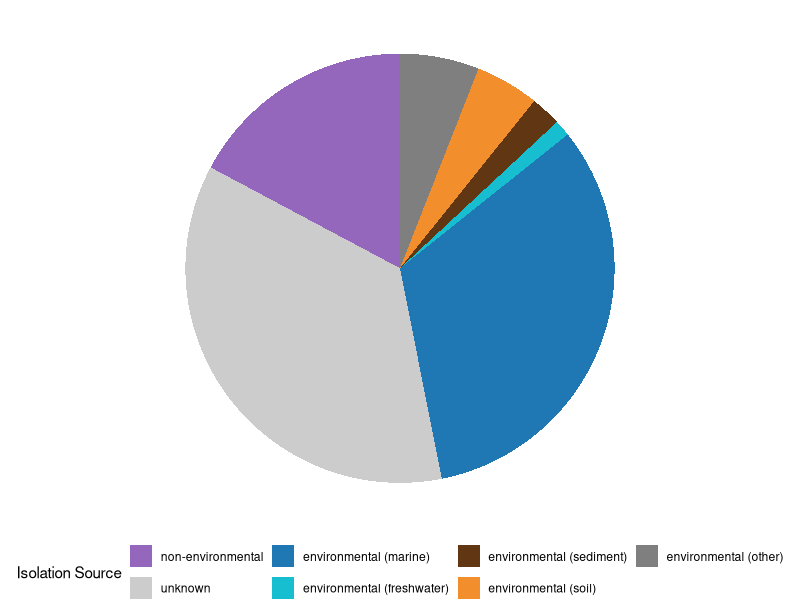
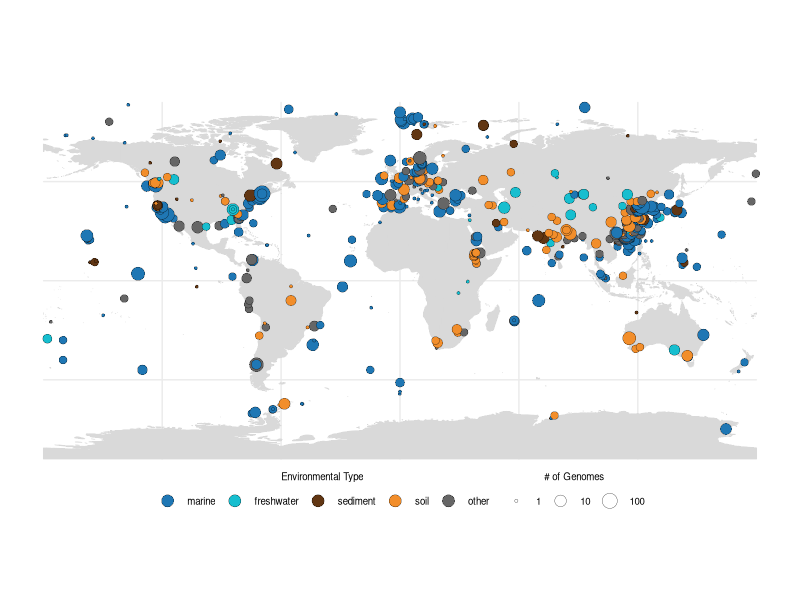

Here is the R script that generated these plots, in order:
# This script makes a map of the lat long coordinates of the NCBI metadata with the most common environmental source for each lat long point

# Load required libraries ----
library(here)
library(tidyverse)
library(rnaturalearthdata)
library(rnaturalearth)
library(ggplot2)

# Define a function to return the mode value from a vector of values ------
get_mode <- function(x) {
    ux <- unique(x)
    ux[which.max(tabulate(match(x, ux)))]
}

# Load the metadata file -----
dat <- read_csv(here("data", "intermediate", "ncbi_metadata_clean.csv"),
                     show_col_types = FALSE) %>%
    rename(assembly = assembly_accession)

# Summarize data by isolation_source_mapped and environmental_source_mapped and make a pie plot
dat_pie <- dat %>%
    mutate(pie_section = 
               case_when(
            isolation_source_mapped == "non-environmental" ~ "non-environmental",
            isolation_source_mapped == "unknown" ~ "unknown",
            environmental_source_mapped == "marine" ~ "environmental (marine)",
            environmental_source_mapped == "freshwater" ~ "environmental (freshwater)",
            environmental_source_mapped == "sediment" ~ "environmental (sediment)",
            environmental_source_mapped == "soil" ~ "environmental (soil)",
            environmental_source_mapped == "other" ~ "environmental (other)"
            )
    ) %>%
    mutate(pie_section = 
               factor(pie_section, 
                      levels = c("non-environmental", "unknown", 
                                 "environmental (marine)", "environmental (freshwater)", "environmental (sediment)",
                                 "environmental (soil)", "environmental (other)")) )%>%
    group_by(pie_section) %>%
    summarise(n = n()) %>%
    ungroup() 

# Make pie plot
dat_pie %>%
    ggplot(aes(x = "", y = n, fill = pie_section)) +
    geom_bar(width = 1, stat = "identity") +
    coord_polar("y", start = 0) +
    theme_void() +
    theme(legend.position = "bottom") +
    scale_fill_manual(values = c("#9467BD", "grey80", "#1F77B4", "#17BECF", "#613613", "#F28E2B", "grey50")) +
    labs(fill = "Isolation Source") 


# Summarize by unique lat and lon, grabbing the most common environmental source for each
dat_plot2 <- dat %>%
    filter(isolation_source_mapped == "environmental") %>% # Only keep environmental sources
    # round lat and lon to 3 decimal places for plotting
    mutate(lat = round(lat, 3), lon = round(lon, 3)) %>%
    group_by(lat, lon) %>%
    summarise(
        n = n(),
        # TODO Change this to mode of environmental source or prepare for pie graphs
        environmental_source_mapped = get_mode(environmental_source_mapped)
    ) %>%
    ungroup() %>%
    # Make environmental_source_mapped factor
    mutate(environmental_source_mapped = factor(
        environmental_source_mapped,
        levels = 
            c(
            "marine", "freshwater", "sediment", "soil", "other"
        ))) %>%
    filter(!is.na(lat))

# Plot the lat long on a map!
world <- ne_countries(scale = "medium", returnclass = "sf")

####Scale point size by n
ncbi_map_2 <- ggplot(data = world) +
    geom_sf(fill = "grey85", color = "grey85") +
    coord_sf() + 
    geom_point(
        data = dat_plot2, 
        aes(x = lon, y = lat, fill = environmental_source_mapped, size = n), shape = 21, stroke = 0.15) +
    labs(
        fill = "Environmental Type", # Add legend label
        size = "# of Genomes",
        x = "Longitude",
        y = "Latitude"
    ) +
    guides(
        fill = guide_legend(override.aes = list(size = 4), title.position = "top", title.hjust = 0.5),
        size = guide_legend(title.position = "top", title.hjust = 0.5)
    ) +    scale_fill_manual(values = c("#1F77B4", "#17BECF", "#613613", "#F28E2B", "grey40")) +
    scale_size_continuous(transform = "log10", range = c(1,5.5)) +
    theme_bw() +
    theme(
        panel.border = element_blank(),
        legend.position = "bottom",
        axis.title = element_blank(),
        axis.text = element_text(size = 7),
        legend.title = element_text(size = 7),
        legend.text = element_text(size = 7),
        legend.spacing.y = unit(0.1, 'cm'),
        legend.margin = margin(-15, 0, 0, 0)
    )
ncbi_map_2

#ggsave(ncbi_map_2, filename = "figures/maps/ncbi_core4_map.png", dpi = 600, height = 7, width = 9, scale = 1.1)
